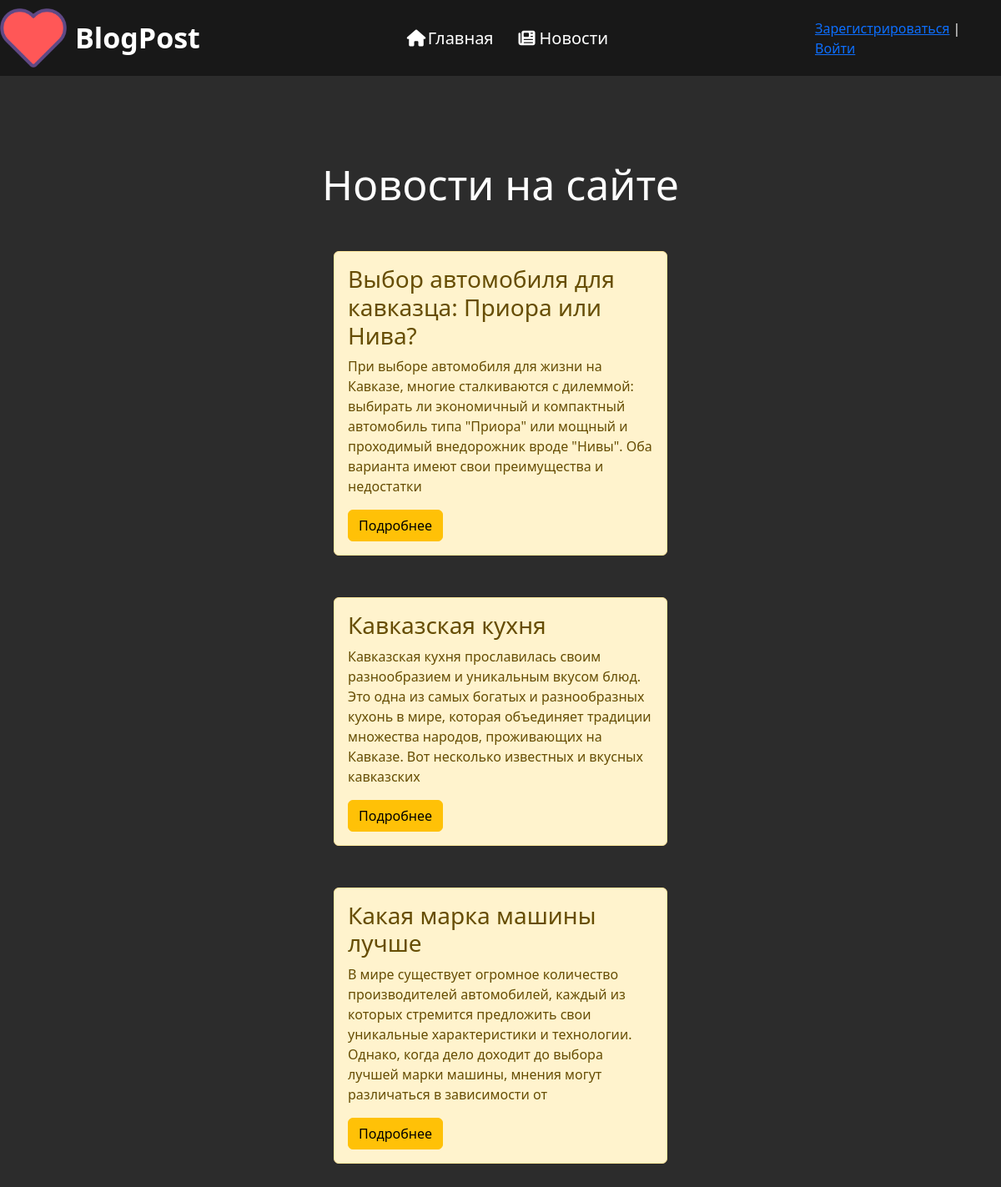
Screenshot of /blogs with the database file from the repository.
### blog/models.py (models this page shows, shortened)
class Articles(models.Model):
	author = models.ForeignKey(User, on_delete=models.CASCADE, verbose_name='Автор', null=True, blank=True)
	title = models.CharField('Название', max_length=50)
	anons = models.CharField('Анонс', max_length=250)
	full_text = models.TextField('Блог')
	image = models.ImageField('Изображение', null=True, blank=True, upload_to='images/')
	date = models.DateTimeField('Дата публикации')
	class Meta:
		verbose_name = 'Блог'
		verbose_name_plural = 'Блоги'

### blog/views.py (the view)
# urls.py: path('blogs', views.blogs_home, name='blogs_home'),
def blogs_home(request):
	blogs = Articles.objects.order_by('-date')
	return render(request, 'blog/blogs_home.html', {'blogs' : blogs})

### blog/templates/blog/blogs_home.html (shortened to what this page needs)
{% extends 'blog/layout.html' %}
{% block content %}
	<div class="features">
		<div class="container">
			<h1>Новости на сайте</h1>
			{% if blogs %}
				{% for el in blogs %}
					<div class="alert alert-warning">
						<h3>{{ el.title }}</h3>
						<p>{{ el.anons }}</p>
						<a href="{% url 'blog-detail' el.id %}" class="btn btn-warning">Подробнее</a>
					</div>
				{% endfor %}
			{% else %}
				<p>У вас нет записей!</p>
			{% endif %}
		</div>
	</div>
{% endblock %}

### blog/static/blog/css/main.css (style rules this page uses)
body { background: #2c2c2c; }
.container { max-width: 1230px; margin: 0 auto; padding: 0; }
main .features { margin: auto; color: #fff; padding: 100px 0; text-align: center; }
main .features h1 { font-size: 50px; }
.alert-warning { width: 400px; margin: 50px auto; text-align: left; }

### rows the page displays
Articles: title "Выбор автомобиля для кавказца: Приора или Нива?", anons "При выборе автомобиля для жизни на Кавказе, многие сталкиваются с дилеммой: выбирать ли экономичный и компактный автомобиль типа \"Приора\" или мощный и проходимый внедорожник вроде \"Нивы\". Оба варианта имеют свои преимущества и недостатки"
Articles: title "Кавказская кухня", anons "Кавказская кухня прославилась своим разнообразием и уникальным вкусом блюд. Это одна из самых богатых и разнообразных кухонь в мире, которая объединяет традиции множества народов, проживающих на Кавказе. Вот несколько известных и вкусных кавказских"
Articles: title "Какая марка машины лучше", anons "В мире существует огромное количество производителей автомобилей, каждый из которых стремится предложить свои уникальные характеристики и технологии. Однако, когда дело доходит до выбора лучшей марки машины, мнения могут различаться в зависимости от"
